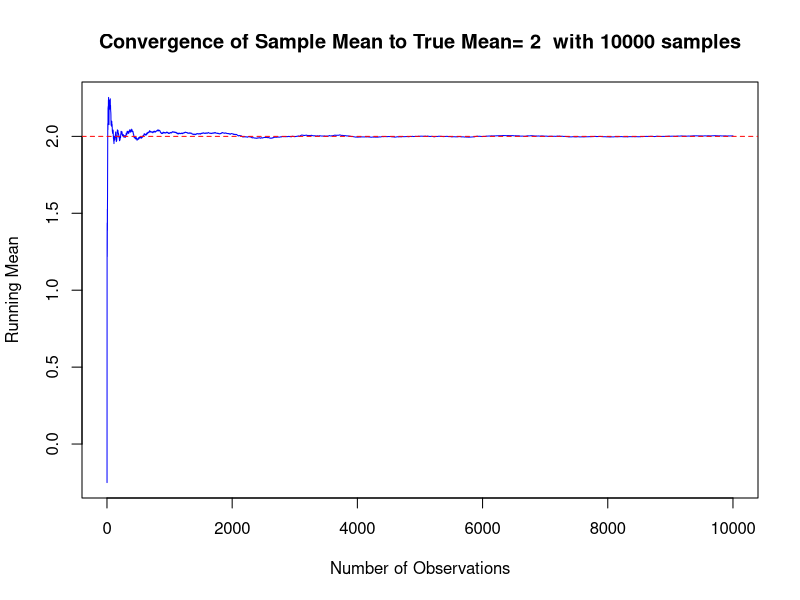

Generate this figure with R:
xbars = c()
observations = c()

true_mean = 2
true_sd = 1
no_samples = 10000

for (n in 1:no_samples) {
  newdata = rnorm(1, mean = true_mean, sd = true_sd)
  # rcauchy(n) # this dist has /inf mean, will never converge
  observations = c(observations, newdata)
  xbars = c(xbars, mean(observations))
}

plot(
  xbars,
  type = "l",
  col = "blue",
  xlab = "Number of Observations",
  ylab = "Running Mean",
  main = paste(
    "Convergence of Sample Mean to True Mean=",
    true_mean,
    " with",
    no_samples,
    "samples"
  )
)

abline(h = 2, col = "red", lty = 2) # true mean line
